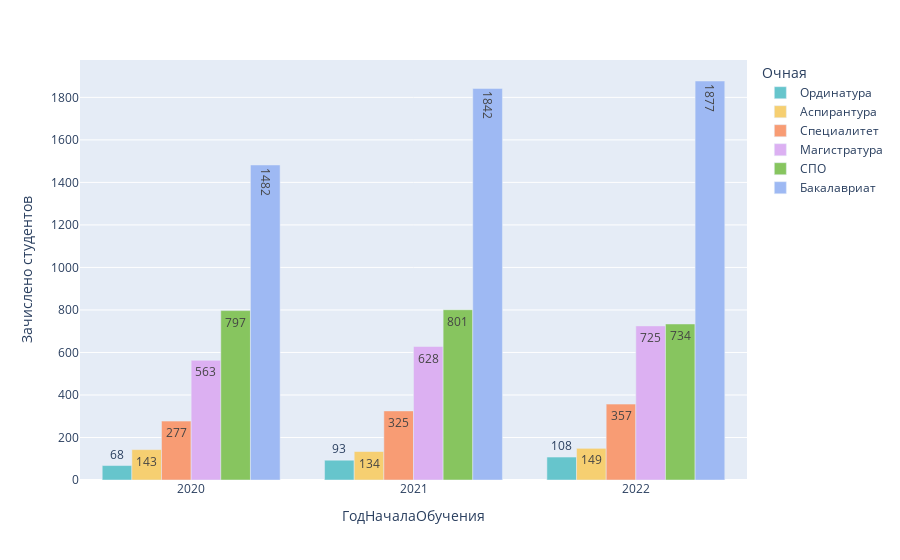
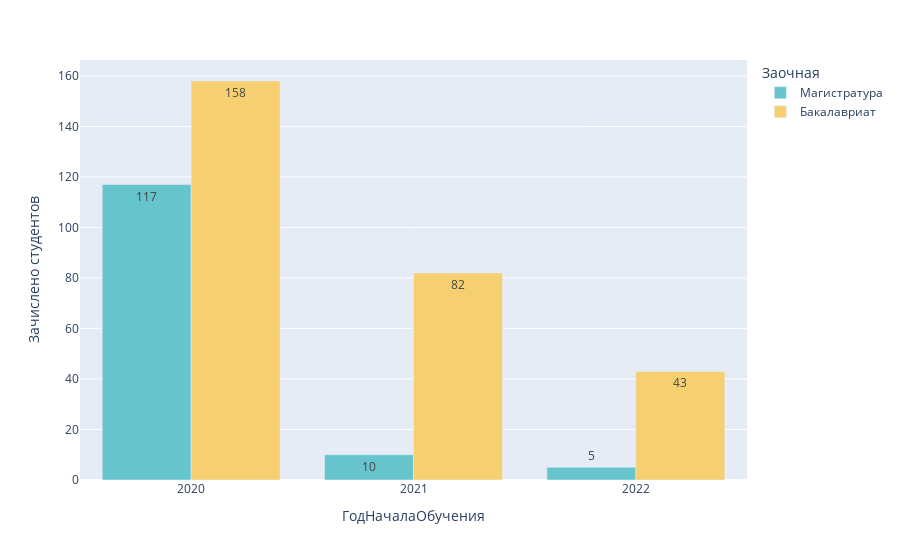
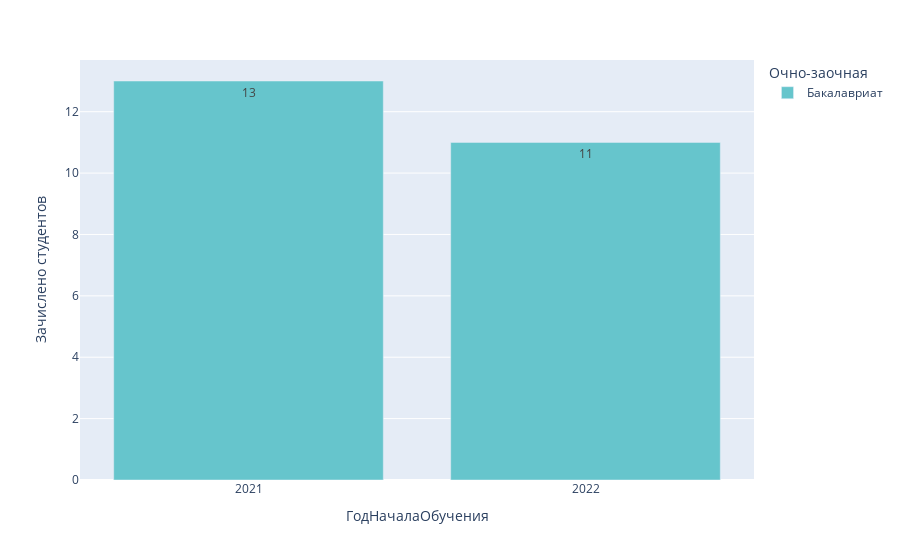

The code cell stored with these charts, in order, in its notebook:
### Code cell
def get_form(form):
    df2_1 = df.groupby(['ДатаНачалаОбучения','ФормаОбучения', 'УровеньПодготовки'], as_index=True).count() 
    df2_1 = df2_1.filter(like='2020', axis=0) # 1 - по столбцам, 0 - по строкам.
    df2_1 = df2_1.reset_index(level=['ДатаНачалаОбучения','ФормаОбучения', 'УровеньПодготовки'])
    df2_1 = df2_1.assign(ГодНачалаОбучения = '2020')
    df2_1 = df2_1.groupby(['ФормаОбучения', "ГодНачалаОбучения", 'УровеньПодготовки'], as_index=False).sum()
    df2_1 = df2_1.loc[df2_1['ФормаОбучения'] == form]
    df2_1 = df2_1.sort_values(['GUID'], ascending=True)

    df2_2 = df.groupby(['ДатаНачалаОбучения','ФормаОбучения', 'УровеньПодготовки'], as_index=True).count() 
    df2_2 = df2_2.filter(like='2021', axis=0) # 1 - по столбцам, 0 - по строкам.
    df2_2 = df2_2.reset_index(level=['ДатаНачалаОбучения','ФормаОбучения', 'УровеньПодготовки'])
    df2_2 = df2_2.assign(ГодНачалаОбучения = '2021')
    df2_2 = df2_2.groupby(['ФормаОбучения', "ГодНачалаОбучения", 'УровеньПодготовки'], as_index=False).sum()
    df2_2 = df2_2.loc[df2_2['ФормаОбучения'] == form]
    df2_2 = df2_2.sort_values(['GUID'], ascending=True)

    df2_3 = df.groupby(['ДатаНачалаОбучения','ФормаОбучения', 'УровеньПодготовки'], as_index=True).count() 
    df2_3 = df2_3.filter(like='2022', axis=0) # 1 - по столбцам, 0 - по строкам.
    df2_3 = df2_3.reset_index(level=['ДатаНачалаОбучения','ФормаОбучения', 'УровеньПодготовки'])
    df2_3 = df2_3.assign(ГодНачалаОбучения = '2022')
    df2_3 = df2_3.groupby(['ФормаОбучения', "ГодНачалаОбучения", 'УровеньПодготовки'], as_index=False).sum()
    df2_3 = df2_3.loc[df2_3['ФормаОбучения'] == form]
    df2_3 = df2_3.sort_values(['GUID'], ascending=True)

    df2_4 = pd.concat([df2_1, df2_2, df2_3], ignore_index=True)

    fig2_1 = px.bar(df2_4, x='ГодНачалаОбучения', y='GUID', color='УровеньПодготовки', 
                    text_auto=True, labels={'GUID':'Зачислено студентов', 'УровеньПодготовки': form}, 
                    barmode="group", color_discrete_sequence=px.colors.qualitative.Pastel)
    fig2_1.show()

get_form('Очная')
get_form('Заочная')
get_form('Очно-заочная')

### Figure 1 — Plotly figure (JSON) as saved in the notebook; plotly's stock layout.template omitted (floating-point values rounded to 4 significant figures)
{"data": [{"alignmentgroup": "True", "hovertemplate": "Очная=Ординатура<br>ГодНачалаОбучения=%{x}<br>Зачислено студентов=%{y}<extra></extra>", "legendgroup": "Ординатура", "marker": {"color": "rgb(102, 197, 204)", "pattern": {"shape": ""}}, "name": "Ординатура", "offsetgroup": "Ординатура", "orientation": "v", "showlegend": true, "textposition": "auto", "texttemplate": "%{y}", "type": "bar", "x": ["2020", "2021", "2022"], "xaxis": "x", "y": [68, 93, 108], "yaxis": "y"}, {"alignmentgroup": "True", "hovertemplate": "Очная=Аспирантура<br>ГодНачалаОбучения=%{x}<br>Зачислено студентов=%{y}<extra></extra>", "legendgroup": "Аспирантура", "marker": {"color": "rgb(246, 207, 113)", "pattern": {"shape": ""}}, "name": "Аспирантура", "offsetgroup": "Аспирантура", "orientation": "v", "showlegend": true, "textposition": "auto", "texttemplate": "%{y}", "type": "bar", "x": ["2020", "2021", "2022"], "xaxis": "x", "y": [143, 134, 149], "yaxis": "y"}, {"alignmentgroup": "True", "hovertemplate": "Очная=Специалитет<br>ГодНачалаОбучения=%{x}<br>Зачислено студентов=%{y}<extra></extra>", "legendgroup": "Специалитет", "marker": {"color": "rgb(248, 156, 116)", "pattern": {"shape": ""}}, "name": "Специалитет", "offsetgroup": "Специалитет", "orientation": "v", "showlegend": true, "textposition": "auto", "texttemplate": "%{y}", "type": "bar", "x": ["2020", "2021", "2022"], "xaxis": "x", "y": [277, 325, 357], "yaxis": "y"}, {"alignmentgroup": "True", "hovertemplate": "Очная=Магистратура<br>ГодНачалаОбучения=%{x}<br>Зачислено студентов=%{y}<extra></extra>", "legendgroup": "Магистратура", "marker": {"color": "rgb(220, 176, 242)", "pattern": {"shape": ""}}, "name": "Магистратура", "offsetgroup": "Магистратура", "orientation": "v", "showlegend": true, "textposition": "auto", "texttemplate": "%{y}", "type": "bar", "x": ["2020", "2021", "2022"], "xaxis": "x", "y": [563, 628, 725], "yaxis": "y"}, {"alignmentgroup": "True", "hovertemplate": "Очная=СПО<br>ГодНачалаОбучения=%{x}<br>Зачислено студентов=%{y}<extra></extra>", "legendgroup": "СПО", "marker": {"color": "rgb(135, 197, 95)", "pattern": {"shape": ""}}, "name": "СПО", "offsetgroup": "СПО", "orientation": "v", "showlegend": true, "textposition": "auto", "texttemplate": "%{y}", "type": "bar", "x": ["2020", "2021", "2022"], "xaxis": "x", "y": [797, 801, 734], "yaxis": "y"}, {"alignmentgroup": "True", "hovertemplate": "Очная=Бакалавриат<br>ГодНачалаОбучения=%{x}<br>Зачислено студентов=%{y}<extra></extra>", "legendgroup": "Бакалавриат", "marker": {"color": "rgb(158, 185, 243)", "pattern": {"shape": ""}}, "name": "Бакалавриат", "offsetgroup": "Бакалавриат", "orientation": "v", "showlegend": true, "textposition": "auto", "texttemplate": "%{y}", "type": "bar", "x": ["2020", "2021", "2022"], "xaxis": "x", "y": [1482, 1842, 1877], "yaxis": "y"}], "layout": {"barmode": "group", "legend": {"title": {"text": "Очная"}, "tracegroupgap": 0}, "margin": {"t": 60}, "xaxis": {"anchor": "y", "domain": [0, 1], "title": {"text": "ГодНачалаОбучения"}}, "yaxis": {"anchor": "x", "domain": [0, 1], "title": {"text": "Зачислено студентов"}}}}

### Figure 2 — Plotly figure (JSON) as saved in the notebook; plotly's stock layout.template omitted (floating-point values rounded to 4 significant figures)
{"data": [{"alignmentgroup": "True", "hovertemplate": "Заочная=Магистратура<br>ГодНачалаОбучения=%{x}<br>Зачислено студентов=%{y}<extra></extra>", "legendgroup": "Магистратура", "marker": {"color": "rgb(102, 197, 204)", "pattern": {"shape": ""}}, "name": "Магистратура", "offsetgroup": "Магистратура", "orientation": "v", "showlegend": true, "textposition": "auto", "texttemplate": "%{y}", "type": "bar", "x": ["2020", "2021", "2022"], "xaxis": "x", "y": [117, 10, 5], "yaxis": "y"}, {"alignmentgroup": "True", "hovertemplate": "Заочная=Бакалавриат<br>ГодНачалаОбучения=%{x}<br>Зачислено студентов=%{y}<extra></extra>", "legendgroup": "Бакалавриат", "marker": {"color": "rgb(246, 207, 113)", "pattern": {"shape": ""}}, "name": "Бакалавриат", "offsetgroup": "Бакалавриат", "orientation": "v", "showlegend": true, "textposition": "auto", "texttemplate": "%{y}", "type": "bar", "x": ["2020", "2021", "2022"], "xaxis": "x", "y": [158, 82, 43], "yaxis": "y"}], "layout": {"barmode": "group", "legend": {"title": {"text": "Заочная"}, "tracegroupgap": 0}, "margin": {"t": 60}, "xaxis": {"anchor": "y", "domain": [0, 1], "title": {"text": "ГодНачалаОбучения"}}, "yaxis": {"anchor": "x", "domain": [0, 1], "title": {"text": "Зачислено студентов"}}}}

### Figure 3 — Plotly figure (JSON) as saved in the notebook; plotly's stock layout.template omitted (floating-point values rounded to 4 significant figures)
{"data": [{"alignmentgroup": "True", "hovertemplate": "Очно-заочная=Бакалавриат<br>ГодНачалаОбучения=%{x}<br>Зачислено студентов=%{y}<extra></extra>", "legendgroup": "Бакалавриат", "marker": {"color": "rgb(102, 197, 204)", "pattern": {"shape": ""}}, "name": "Бакалавриат", "offsetgroup": "Бакалавриат", "orientation": "v", "showlegend": true, "textposition": "auto", "texttemplate": "%{y}", "type": "bar", "x": ["2021", "2022"], "xaxis": "x", "y": [13, 11], "yaxis": "y"}], "layout": {"barmode": "group", "legend": {"title": {"text": "Очно-заочная"}, "tracegroupgap": 0}, "margin": {"t": 60}, "xaxis": {"anchor": "y", "domain": [0, 1], "title": {"text": "ГодНачалаОбучения"}}, "yaxis": {"anchor": "x", "domain": [0, 1], "title": {"text": "Зачислено студентов"}}}}
